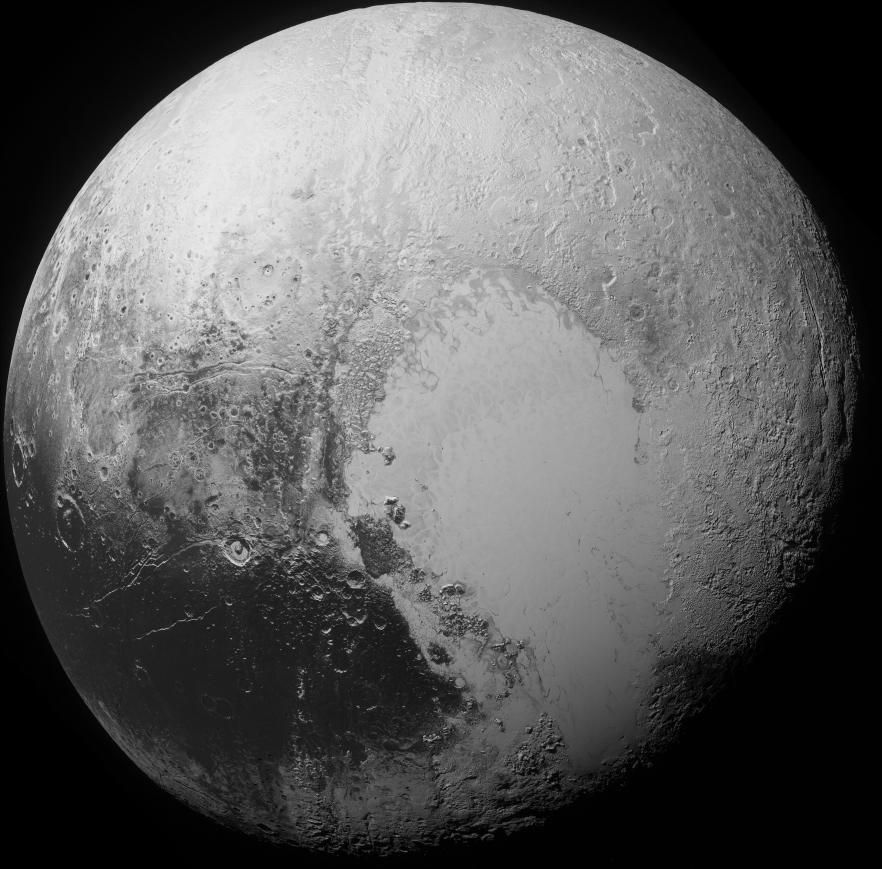
#> input picture data/pluto.jpg, 4408 x 4344 px, found by its file name (shown at 1/5 size)
$ python select_craters.py   (Python 2 division)
#> lines starting #> are read from the running program, lines starting #| are printed output that depends on the picture
#! /usr/bin/env python

"""Interactively records a crater diameter given a center pixel the
curser hovers over. Uses matplotlib event handling.

Author:

    C.M. Gosmeyer, Oct. 2015

Use:

    >>> python select_craters.py

References:

matplotlib.org/users/event_handling.html
stackoverflow.com/questions/33569626/matplotlib-responding-to-click-events
stackoverflow.com/questions/13714454/specifying-and-saving-a-figure-with-exact-size-in-pixels


Still To Do:
    * Check math on radius scaling ... need make sure I can
      report the number of pixels consistently across images.
      Right now, radius, x, and y are all in units of pixels.
      When writing up report, need convert pixels to meters.
      (So what is meters/pixel?)
    * Need record an 'error weighting' of the craters based on the
      latitude and longitude.
      Say center of body is 0,0. So increase the uncertainty with distance
      from center.

      Now that I'm set to not use a transformed image, I need come up
      with a reasonable error estimate based on these somewhat related
      terms:
      1. Surface illumination.
      2. Proximity to terminator (might be same as 1.)
      3. Proximity to limb.

      Item 3. will be the largest one.  It needs depend on lat/long.
      So it will increase with distance from 0,0 at body center.
      I should be able to calculate it beased on xdata,ydata +
      x,y displacement from 0,0 at corner.

      I can write a function to handle the transoformation from
      0,0 at corner to 0,0 at center.

      So there will be a weight for both
      1. radius (from limb proximity)
      2. count number (from illumination and pixel resolution)


"""

import numpy as np
import matplotlib
import matplotlib.pyplot as plt
import matplotlib.cm as cm
import matplotlib.patches as mpatches
#from mpldatacursor import datacursor
import os
from skimage import data, color
from skimage.io import imread

# Because matplotlib's backend is vector-based, it won't size figures in pixels.
# drrr
# See stackoverflow.com/questions/13714454/specifying-and-saving-a-figure-with-exact-size-in-pixels
monitor_dpi = 192
path = '/path/to/main/dir/containing/outputs/data/and/scripts/dirs/'


# -----------------------------------------------------------------------------
# Region-displaying functions
# -----------------------------------------------------------------------------

def return_region_dict(body, width, height):
    """Returns a dictionary where the geological regions are
    matched to image subsections.

    Parameters
    ----------
    body : string
        Either 'pluto' or 'charon'.
    width : float
        Width of the body's image, in pixels.
    height : float
        Height of the body's image, in pixels.

    Returns
    -------
    region_dict : dictionary
        Keys of region id, values of list of coords of upper
        and lower region corners, in pixels.
    """

    if body == 'pluto':
        divisor = 6.
    elif body == 'charon':
        divisor = 4.

    # In for loop, fill out the x,y coords of corners.
    x_subwidth = int(width / divisor)
    y_subwidth = int(width / divisor)

    # Initialize key and dictionary
    region_dict = {}

    keyname = 0
    for xlower in range(0, x_subwidth*int(divisor), x_subwidth):
        for ylower in range(0, y_subwidth*int(divisor), y_subwidth):
            xupper = xlower + x_subwidth
            yupper = ylower + y_subwidth

            # Fill out the dictionary.
            region_dict[keyname] = [xlower, ylower, xupper, yupper]
            print keyname, xlower, ylower, xupper, yupper
            keyname += 1

    return region_dict


def display_histogram(imdata):
    """ Displays histogram of the region's brightness, to aid
    in adjusting the contrast in the final region image to be
    used for counting craters.

    Parameters
    ----------
    imdata : image array
        Array of the region.
    """

    plt.hist(imdata.ravel(), bins=256,  fc='k', ec='k')


def display_image(image, image_id, region=''):
    """ Displays the region image on which will interactively select and
    measure craters.

    Parameters
    ----------
    image : string
        JPG image of the region.
    image_id : int
        ID of the region of full image (generated in
        :func:'return_region_dict')
    region : string
        My name for the region, to be used in categorizing craters
        by surface type.
    """
#> called with image_id = 8, region = 'tbelt'

    # Find the body depicted in image.
    global body
    body = (image.split('/')[len(image.split('/'))-1]).split('.jpg')[0]
    print body

    # Read in image.
    # Need flip first cuz python
    # http://stackoverflow.com/questions/14589642/python-matplotlib-inverted-image
    imdata = np.flipud(imread(image))
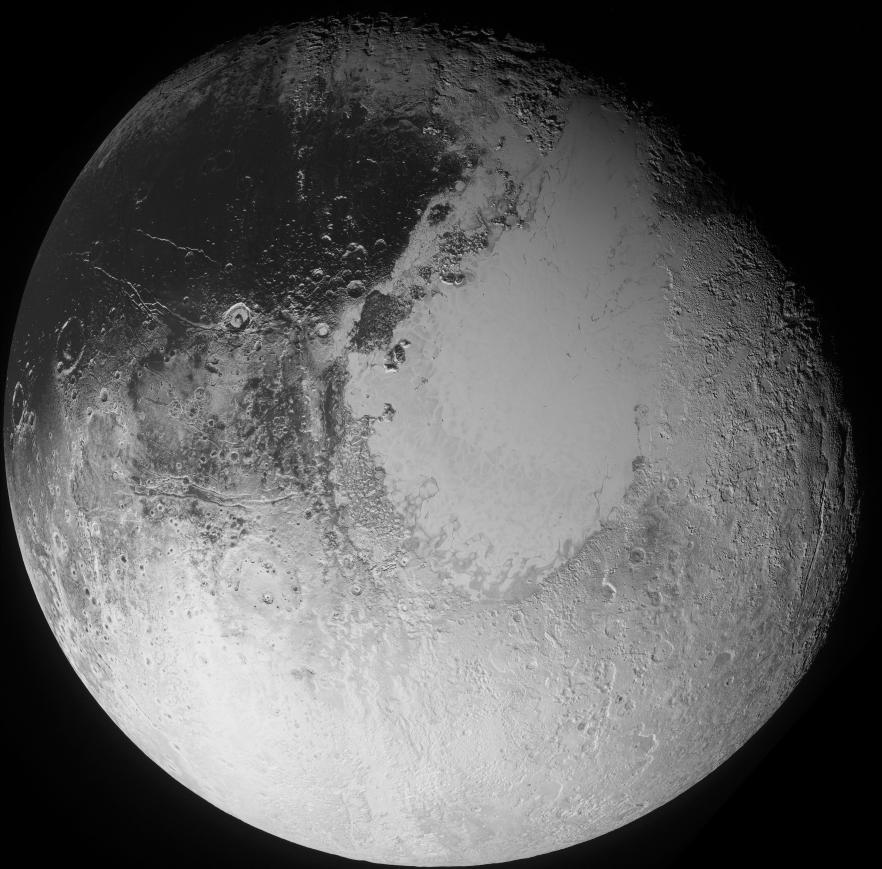
#> imdata: shape (4344, 4408) (shown at 1/5 size); min 0, max 252, mean 93.4
    #print imdata

    # Display the histogram of pixel values. Use this to clip the subimage
    # so get best contrast.
    display_histogram(imdata)

    # Get the width and height.
    width, height = imdata.shape
#> width = 4344; height = 4408
    print "Width, Height:", width, height
#| Width, Height: 4344 4408

    # Use the dictionary to get desired subimage.
    region_dict = return_region_dict(body, width, height)
    xlower = (region_dict[image_id])[0]
#> xlower = 724
    ylower = (region_dict[image_id])[1]
#> ylower = 1448
    xupper = (region_dict[image_id])[2]
#> xupper = 1448
    yupper = (region_dict[image_id])[3]
#> yupper = 2172
    imdata_sub = imdata[xlower:xupper, ylower:yupper]
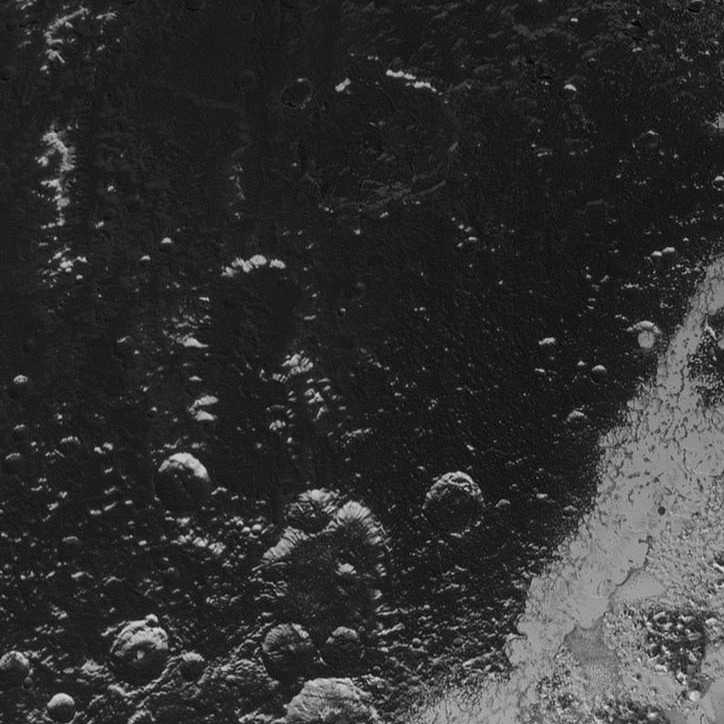
#> imdata_sub: shape (724, 724); min 1, max 234, mean 48.7
    print xupper, xlower, yupper, ylower
#| 1448 724 2172 1448
    print imdata_sub.shape
#| (724, 724)

    # Create filename for text file that will hold crater counts.
    global filename
    filename = body + '_' + region + '_' + str(xlower)+'-'+str(xupper)+'_'+str(ylower)+'-'+str(yupper) + '.txt'
#> filename = 'pluto_tbelt_724-1448_1448-2172.txt'
    print filename
#| pluto_tbelt_724-1448_1448-2172.txt

    # Scale the image so can fit into matplotlib window (figsize must be inches and cannot
    # take units of pixels, drrrr). Need keep track of 'scaler' here -- need use it to
    # normalize all crater radii I measure.
    global scaler
    scaler = monitor_dpi / 7.

    # Initialize the figure and plot.
    global fig
    global axes

    # Resolution might actually be better if don't specify fig size, but
    # rather resize by hand.
    fig, axes = plt.subplots() #figsize=(width_scaled, height_scaled))

    # Display image in greyscale.
    # clim estimated from histogram
    axes.imshow(imdata_sub, cmap=cm.Greys_r, origin='lower', clim=(10, 235))

    # Begin interactivity.
    # Click on center of crater and select a radius.
    # A circle will be drawn at that location and the x,y and radius
    # saved to a file.
    # A marked crater may be deleted by selecting it and typing 'd'.

    # Connection ID 1. Select crater radius via a key press event.
    cid_1 = fig.canvas.mpl_connect('key_press_event', onpress)
    # Set off picking event, which can be used to delete picked circle object.
    fig.canvas.mpl_connect('pick_event', onpick)

    # Connection ID 2. Define own crater radius via mouse click event.
    cid_2 = fig.canvas.mpl_connect('button_press_event', onclick)
    plt.show()
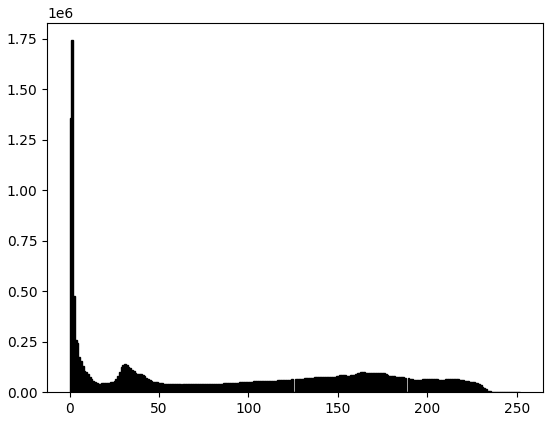
#> figure drawn by matplotlib, 1 panel; tallest bar 1743433 high, from x = 0.984 to 1.97


# [215 lines left out: functions save_crater_records, delete_crater_records, approximate_error, return_crater_dict, define_radius, draw_and_record_crater and 4 more, not called in this run]


# -----------------------------------------------------------------------------
# The Main.
# -----------------------------------------------------------------------------

if __name__=='__main__':
    # User needs intialize
    # 1. The image ['pluto.jpg', 'charon.jpg']
    image = os.path.join(path, 'data/pluto.jpg')

    # 2. The ID on image grid [0-35] for Pluto, [0-15] for Charon
    image_id = 8

    # 3. The region ['south', 'bbelt', 'tbelt', 'rbbelt', 'ltbelt' lheart', 'rheart',
    #                'lamp', 'snakeskin', 'rnorth','rnorthterm', 'north'] for Pluto
    #               ['south', 'belt', 'north', 'harad', mordor'] for Charon
    # Attempting to list regions from the bottom corner left-right, bottom-up
    region = 'tbelt'

    display_image(image, image_id, region)

$ run again, with data/charon.jpg copied over data/pluto.jpg
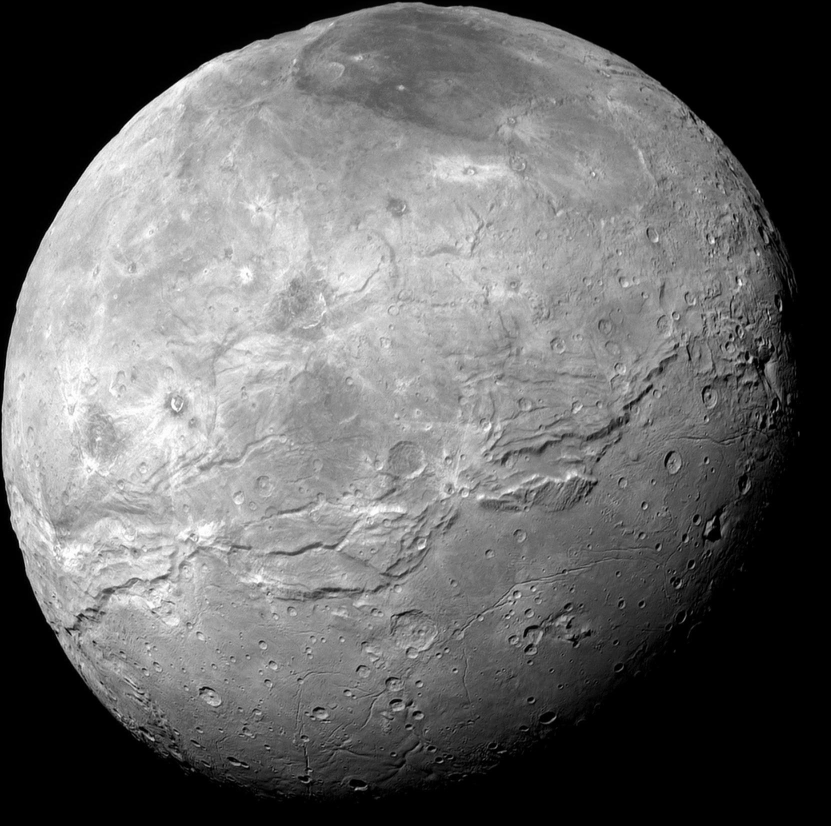
#> input picture data/charon.jpg, 1662 x 1652 px, found by its file name (shown at 1/2 size)
#| Width, Height: 1652 1662
#> in display_image, `imdata_sub = imdata[xlower:xupper, ylower:yupper]`:
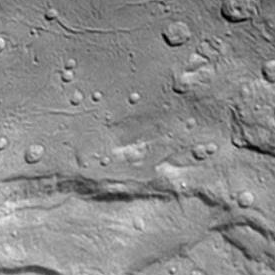
#> imdata_sub: shape (275, 275); min 0, max 240, mean 138.1
#| 550 275 825 550
#| (275, 275)
#| pluto_tbelt_275-550_550-825.txt
#> in display_image, `plt.show()`:
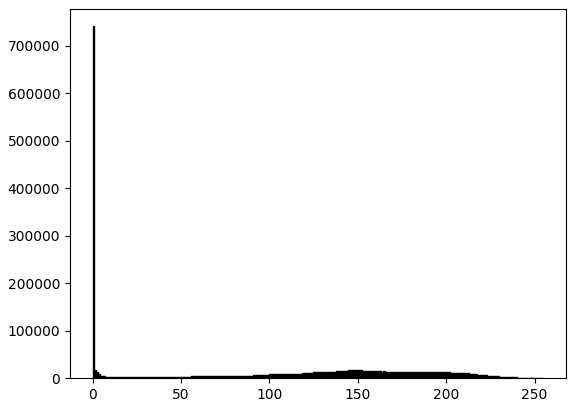
#> figure drawn by matplotlib, 1 panel; tallest bar 740704 high, from x = 0 to 0.996
